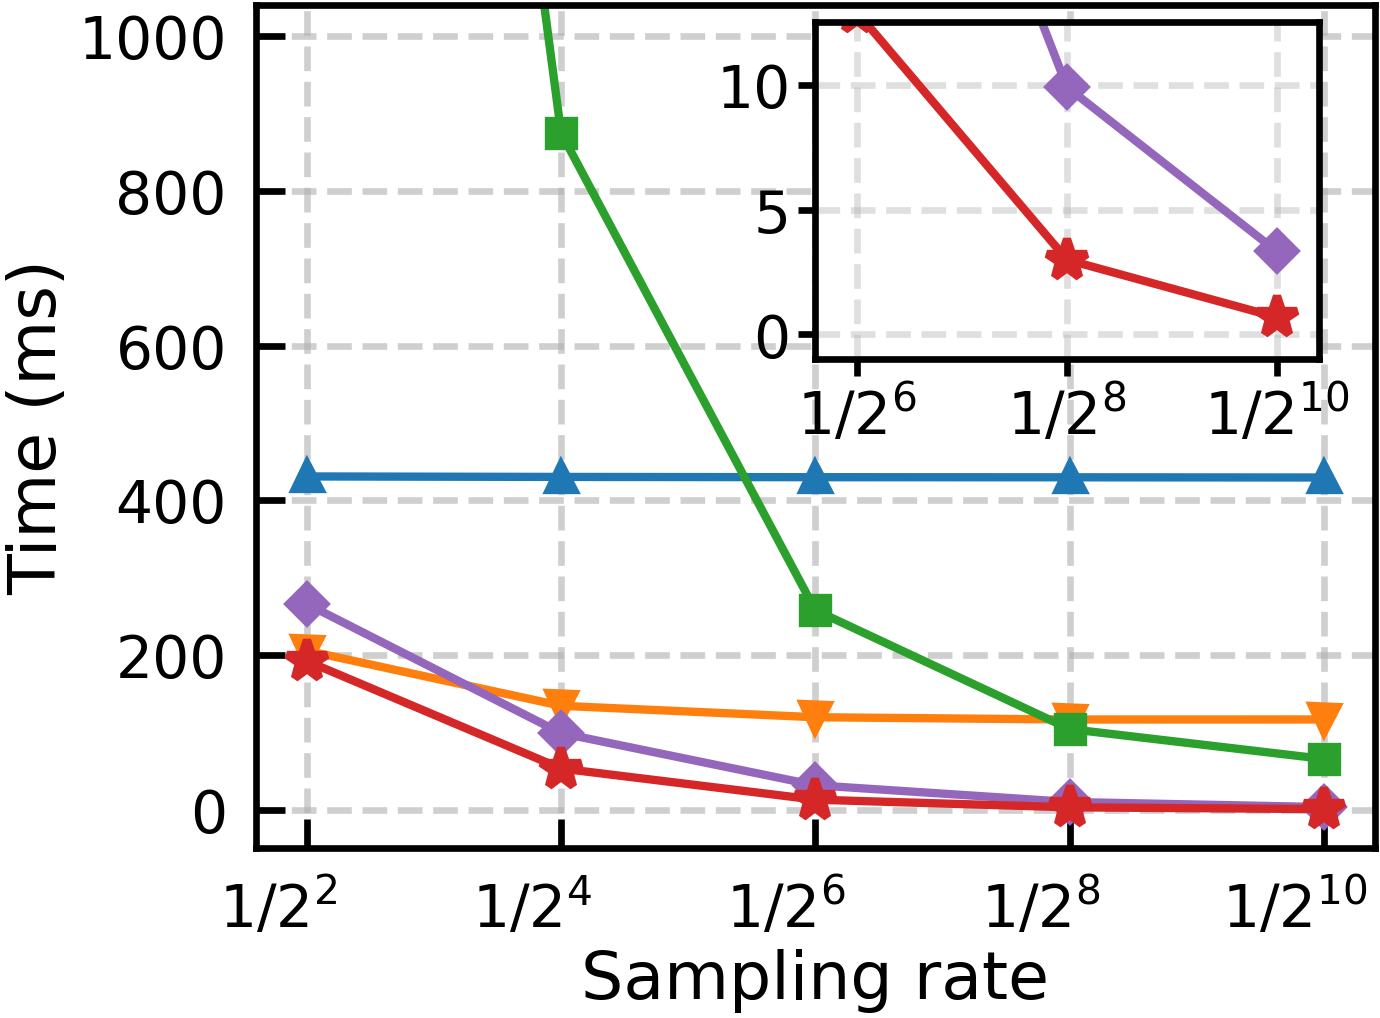

This chart was generated by the following Python code:
#!/usr/bin/env python3

import csv
from pathlib import Path
import matplotlib as mpl
import matplotlib.pyplot as plt
import matplotlib.transforms as mtransforms
from mpl_toolkits.axes_grid1.inset_locator import mark_inset

mpl.rcParams.update({
	"font.size": 7,
	"axes.titlesize": 8,
	"axes.labelsize": 8,
	"xtick.labelsize": 7,
	"ytick.labelsize": 7,
	"legend.fontsize": 8,
})


def load_xy(file_path: Path):
	xs, ys = [], []
	with file_path.open("r", encoding="utf-8") as f:
		reader = csv.reader(f)
		for row in reader:
			if not row:
				continue
			x = float(row[1])
			y = float(row[-3]) / float(row[3])
			xs.append(x)
			ys.append(y)
	return xs, ys


def to_frac_label(x: float) -> str:
	denom = int(round(1.0 / x))
	exp = int(round(denom.bit_length() - 1))
	return rf"$1/2^{{{exp}}}$"


def apply_xtick_offset(axis, fig, shift_pt: float):
	"""Shift x tick labels horizontally by points after layout is finalized."""
	offset_trans = mtransforms.ScaledTranslation(shift_pt / 72.0, 0, fig.dpi_scale_trans)
	for lbl in axis.get_xticklabels():
		lbl.set_horizontalalignment("center")
		lbl.set_transform(lbl.get_transform() + offset_trans)


def main():
	base = Path(__file__).resolve().parent

	series = [
		("01_S&T.lg", "S&T", "#1f77b4", "^", 3.0, 3.0),
		("02_Single.lg", "Cuble-Single", "#ff7f0e", "v", 3.0, 3.0),
		("03_PSQF.lg", "PSQF", "#2ca02c", "s", 3.0, 3.0),
		("04_Batch.lg", "Cuble-Batch", "#9467bd", "D", 3.0, 3.0),
		("05_OptBatch.lg", "Cuble-OptBatch", "#d62728", "*", 5.0, 5.0),
	]

	PANEL_W = 2.40
	PANEL_H = 1.77
	fig, ax = plt.subplots(figsize=(PANEL_W, PANEL_H), dpi=300)

	# Custom x-tick label horizontal offsets (pt):
	# negative -> move left, positive -> move right.
	MAIN_XTICK_SHIFT_PT = -3.5
	INSET_XTICK_SHIFT_PT = 0

	x_ref = None
	x_positions = None
	all_series_y = []

	for file_name, label, color, marker, marker_size, inset_marker_size in series:
		xs, ys = load_xy(base / file_name)
		all_series_y.append(ys)

		if x_ref is None:
			x_ref = xs
			x_positions = list(range(len(xs)))

		ax.plot(
			x_positions,
			ys,
			label=label,
			color=color,
			marker=marker,
			linewidth=1.0,
			markersize=marker_size,
		)

	ax.set_xticks(x_positions)
	ax.set_xticklabels([to_frac_label(x) for x in x_ref])

	# ax.set_title("Average subsampling time per sample")
	ax.set_xlabel("Sampling rate", labelpad=1.0)
	ax.set_ylabel("Time (ms)", labelpad=1.0)
	ax.set_ylim(-50, 1040)
	ax.grid(True, linestyle="--", alpha=0.6)
	ax.tick_params(axis="both", direction="in")

	zoom_idx = [2, 3, 4]
	zoom_labels = [to_frac_label(x_ref[i]) for i in zoom_idx]

	inset = ax.inset_axes([0.50, 0.58, 0.45, 0.40])
	for (_, _, color, marker, _, inset_marker_size), ys in zip(series, all_series_y):
		inset.plot(
			zoom_idx,
			[ys[i] for i in zoom_idx],
			color=color,
			marker=marker,
			linewidth=1.0,
			markersize=inset_marker_size,
		)

	inset.set_xlim(1.8, 4.2)
	inset.set_xticks(zoom_idx)
	inset.set_xticklabels(zoom_labels)
	inset.set_ylim(-1, 12.5)
	inset.set_yticks([0,5,10])
	inset.tick_params(axis="both", pad=1, length=2)
	inset.grid(True, linestyle="--", alpha=0.4)

	zoom_box, conn1, conn2 = mark_inset(ax, inset, loc1=3, loc2=4, fc="none", ec="0.55")
	zoom_box.set_visible(False)
	conn1.set_visible(False)
	conn2.set_visible(False)

	fig.tight_layout(pad=0.4)
	apply_xtick_offset(ax, fig, MAIN_XTICK_SHIFT_PT)
	apply_xtick_offset(inset, fig, INSET_XTICK_SHIFT_PT)
	fig.savefig(base / "plot_p.pdf", bbox_inches="tight", pad_inches=0.01)
	fig.savefig(base / "plot_p.png", dpi=600, bbox_inches="tight", pad_inches=0.01)



if __name__ == "__main__":
	main()
